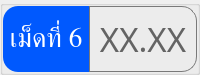
                     <widget class="QGroupBox" name="thickness_val_group_6">
                      <property name="minimumSize">
                       <size>
                        <width>0</width>
                        <height>0</height>
                       </size>
                      </property>
                      <property name="maximumSize">
                       <size>
                        <width>16777215</width>
                        <height>60</height>
                       </size>
                      </property>
                      <property name="styleSheet">
                       <string notr="true">color: rgb(255, 255, 255);</string>
                      </property>
                      <layout class="QHBoxLayout" name="horizontalLayout_23">
                       <property name="spacing">
                        <number>0</number>
                       </property>
                       <property name="leftMargin">
                        <number>0</number>
                       </property>
                       <property name="topMargin">
                        <number>0</number>
                       </property>
                       <property name="rightMargin">
                        <number>0</number>
                       </property>
                       <property name="bottomMargin">
                        <number>0</number>
                       </property>
                       <item>
                        <widget class="QLabel" name="thickness_val_title_6">
                         <property name="minimumSize">
                          <size>
                           <width>80</width>
                           <height>0</height>
                          </size>
                         </property>
                         <property name="maximumSize">
                          <size>
                           <width>110</width>
                           <height>16777215</height>
                          </size>
                         </property>
                         <property name="font">
                          <font>
                           <family>Kanit</family>
                           <pointsize>20</pointsize>
                           <italic>false</italic>
                           <bold>false</bold>
                           <underline>false</underline>
                           <strikeout>false</strikeout>
                          </font>
                         </property>
                         <property name="styleSheet">
                          <string notr="true">background-color: #0059fe;
border-top-left-radius: 15px;
border-bottom-left-radius: 15px;</string>
                         </property>
                         <property name="text">
                          <string>เม็ดที่ 6</string>
                         </property>
                         <property name="alignment">
                          <set>Qt::AlignmentFlag::AlignCenter</set>
                         </property>
                        </widget>
                       </item>
                       <item>
                        <widget class="QFrame" name="thickness_val_frame_6">
                         <property name="minimumSize">
                          <size>
                           <width>0</width>
                           <height>0</height>
                          </size>
                         </property>
                         <property name="styleSheet">
                          <string notr="true">border: solid;
border-width: 1px;
border-color: rgb(121, 121, 121);
border-top-right-radius: 15px;
border-bottom-right-radius: 15px;</string>
                         </property>
                         <property name="frameShape">
                          <enum>QFrame::Shape::StyledPanel</enum>
                         </property>
                         <property name="frameShadow">
                          <enum>QFrame::Shadow::Raised</enum>
                         </property>
                         <layout class="QHBoxLayout" name="horizontalLayout_24">
                          <item>
                           <widget class="QPushButton" name="thickness_val_6">
                            <property name="font">
                             <font>
                              <family>Kanit</family>
                              <pointsize>25</pointsize>
                             </font>
                            </property>
                            <property name="styleSheet">
                             <string notr="true">border: none;
color: rgb(100, 100, 100);</string>
                            </property>
                            <property name="text">
                             <string>XX.XX</string>
                            </property>
                           </widget>
                          </item>
                         </layout>
                        </widget>
                       </item>
                      </layout>
                     </widget>
